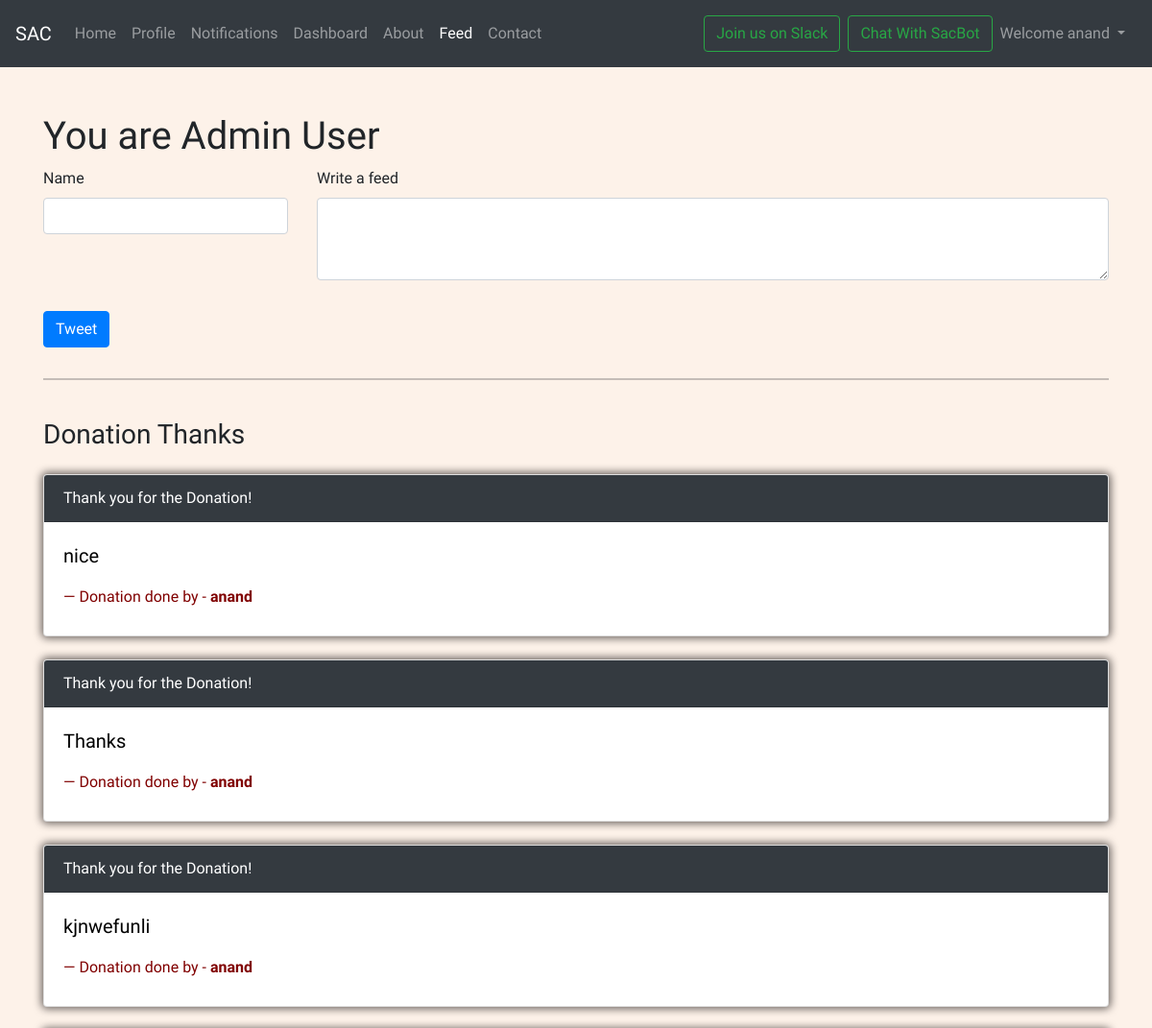
Page /tweet (signed in, upper part) on the earlier database version.
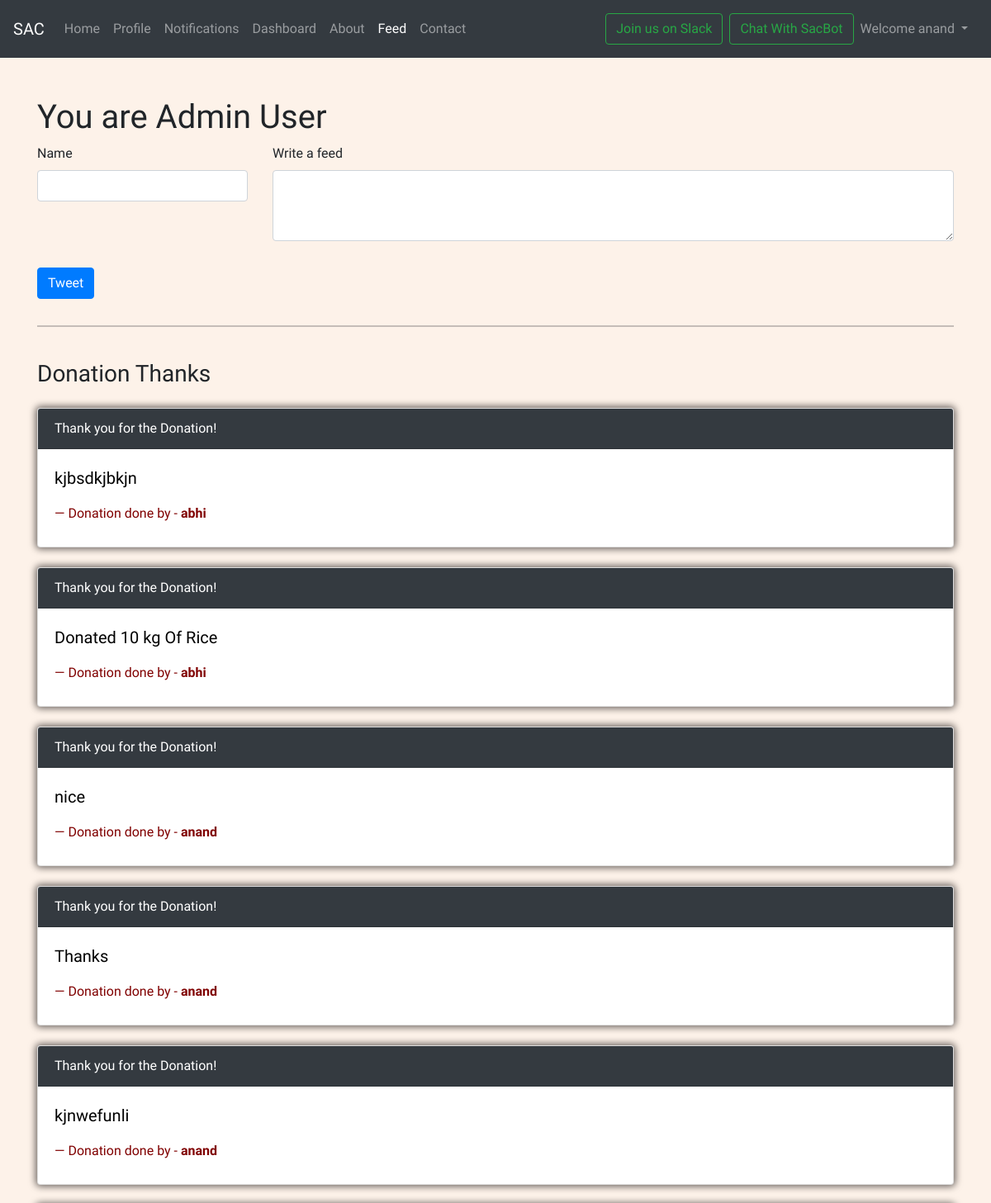
Same page on the later database version.
### mysite/models.py (models this page shows, shortened)
class NewsFeed(models.Model):
    user1=models.CharField(max_length=30,null=True)
    feed=models.TextField(null=True)
    timestamp = models.DateTimeField(default=now)

### mysite/views.py (the view)
# urls.py: path('tweet',views.tweet),
@login_required(login_url='handleLogin')
def tweet(request):
    feeds=NewsFeed.objects.all().order_by('-id')
    params={'feeds':feeds}
    return render(request,'mysite/newsFeed.html',params)

### templates/mysite/newsFeed.html (shortened to what this page needs)
{% extends 'base.html' %}
{% block activeFeed %} active {% endblock activeFeed %}
{% block body %}
    <div class="container">
        {% if request.user.is_superuser %}
          <div class="row">
            <div class="col-12">
              <br>
              <br>
              <h1>You are Admin User</h1>
              <form class="form"method="POST" action="/create-tweet" >
                  <div class="row">
                    <div class="col-sm-12 col-md-3">
                      <div class="form-group">
                        <label for="exampleInputName">Name</label>
                        <input type="text" class="form-control" id="exampleInputName" aria-describedby="emailHelp" name="uname">
                      </div>
                    </div>
                    <div class="col-sm-12 col-md-9">
                        <div class="form-group">
                          <label for="exampleInputPassword2">Write a feed</label>
                          <textarea class="form-control" id="exampleInputPassword2" name="feed"  rows="3"></textarea>
                      </div>
                      </div>
                    </div>
                  <button type="submit" class="btn btn-primary my-3 mx-auto">Tweet</button>
              </form>
          </div>
          </div>
          <hr>
        {% endif %}
        <br>
        <h3>Donation Thanks</h3>
        {% for feed in feeds %}
        <a href="/profile/{{feed.user1}}">
              <div class="card my-4">
                <div class="card-header aa" style="color:white">
                  Thank you for the Donation!
                </div>
                <div class="card-body bb">
                  <blockquote class="blockquote mb-0">
                    <p style="color:black">{{feed.feed}}</p>
                    <footer class="blockquote-footer my-2" style="color:#800000">Donation done by - <strong title="Source Title" ">{{feed.user1}}</strong></footer>
                  </blockquote>
                </div>
            </div>
          </a>
        {% endfor %}
    </div>
{% endblock body %}

Differences in the rows shown:
added NewsFeed: feed "kjbsdkjbkjn", user1 "abhi"
added NewsFeed: feed "Donated 10 kg Of Rice", user1 "abhi"
